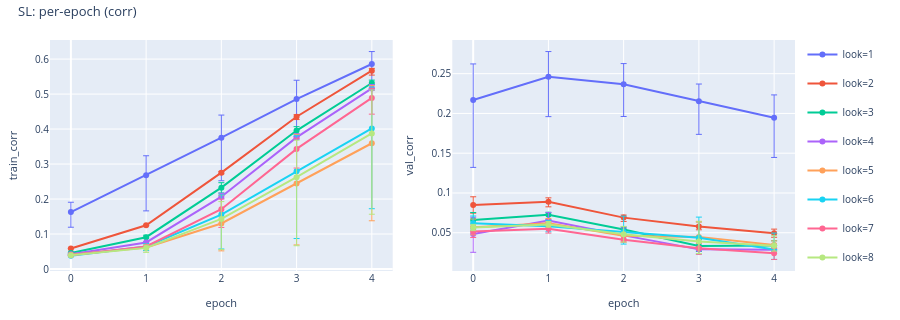
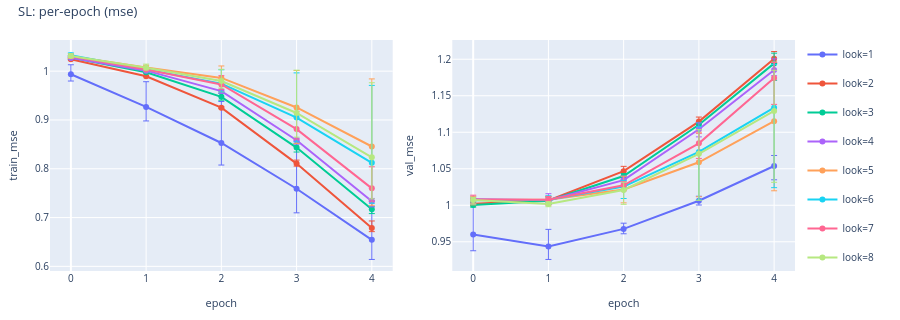
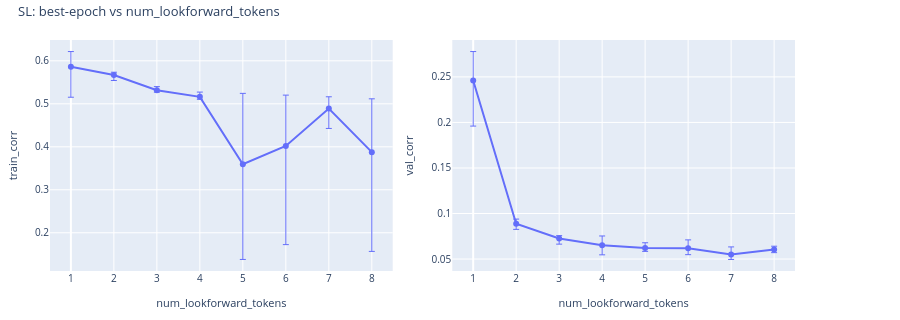

The notebook cell saved with these charts, in order:
### Markdown cell above
## Supervised-learning

### Code cell
sl = CorpusRegressionAnalysisConfig.from_sl_sweep(artifacts_root=ARTIFACTS)
if sl is None:
    print("SL: no artifacts")
else:
    sl.describe("SL")
    display(
        sl.plot_vs_epoch(
            "corr",
            title="SL: per-epoch (corr)",
            show_seed_bar=True,
            save_path=WRITEUP_ASSETS / "sl_per_epoch_corr.html",
        )
    )
    display(
        sl.plot_vs_epoch(
            "mse",
            title="SL: per-epoch (mse)",
            show_seed_bar=True,
            save_path=WRITEUP_ASSETS / "sl_per_epoch_mse.html",
        )
    )
    display(
        sl.plot_vs_lookforward(
            title="SL: best-epoch vs num_lookforward_tokens",
            x_scale="uniform",
            show_seed_bar=True,
            save_path=WRITEUP_ASSETS / "sl_vs_lookforward.html",
        )
    )

### Figure 1 — Plotly figure (JSON) as saved in the notebook; plotly's stock layout.template omitted (floating-point values rounded to 4 significant figures)
{"data": [{"customdata": [[1, 3], [1, 3], [1, 3], [1, 3], [1, 3]], "error_y": {"array": [0.02806, 0.05552, 0.06459, 0.05393, 0.03554], "arrayminus": [0.04332, 0.1021, 0.1232, 0.1067, 0.07074], "symmetric": false, "thickness": 1, "type": "data", "width": 3}, "hovertemplate": "epoch: %{x}<br>train_corr: %{y}<br>num_lookforward_tokens: %{customdata[0]}<br>n_seeds: %{customdata[1]}<extra>look=1</extra>", "legendgroup": "look=1", "line": {"color": "#636EFA"}, "marker": {"color": "#636EFA"}, "mode": "lines+markers", "name": "look=1", "showlegend": true, "type": "scatter", "x": [0, 1, 2, 3, 4], "xaxis": "x", "y": [0.1628, 0.2682, 0.3754, 0.4856, 0.586], "yaxis": "y"}, {"customdata": [[2, 3], [2, 3], [2, 3], [2, 3], [2, 3]], "error_y": {"array": [0.0008516, 0.0009567, 0.003672, 0.005882, 0.006633], "arrayminus": [0.0005598, 0.001365, 0.003331, 0.008018, 0.01257], "symmetric": false, "thickness": 1, "type": "data", "width": 3}, "hovertemplate": "epoch: %{x}<br>train_corr: %{y}<br>num_lookforward_tokens: %{customdata[0]}<br>n_seeds: %{customdata[1]}<extra>look=2</extra>", "legendgroup": "look=2", "line": {"color": "#EF553B"}, "marker": {"color": "#EF553B"}, "mode": "lines+markers", "name": "look=2", "showlegend": true, "type": "scatter", "x": [0, 1, 2, 3, 4], "xaxis": "x", "y": [0.05875, 0.125, 0.2755, 0.4352, 0.5668], "yaxis": "y"}, {"customdata": [[3, 3], [3, 3], [3, 3], [3, 3], [3, 3]], "error_y": {"array": [0.001822, 0.005696, 0.0141, 0.01123, 0.008238], "arrayminus": [0.001324, 0.003477, 0.01524, 0.0103, 0.004699], "symmetric": false, "thickness": 1, "type": "data", "width": 3}, "hovertemplate": "epoch: %{x}<br>train_corr: %{y}<br>num_lookforward_tokens: %{customdata[0]}<br>n_seeds: %{customdata[1]}<extra>look=3</extra>", "legendgroup": "look=3", "line": {"color": "#00CC96"}, "marker": {"color": "#00CC96"}, "mode": "lines+markers", "name": "look=3", "showlegend": true, "type": "scatter", "x": [0, 1, 2, 3, 4], "xaxis": "x", "y": [0.046, 0.091, 0.2327, 0.3957, 0.5317], "yaxis": "y"}, {"customdata": [[4, 3], [4, 3], [4, 3], [4, 3], [4, 3]], "error_y": {"array": [0.0008571, 0.002675, 0.009752, 0.01068, 0.0111], "arrayminus": [0.000944, 0.00134, 0.005564, 0.005568, 0.005702], "symmetric": false, "thickness": 1, "type": "data", "width": 3}, "hovertemplate": "epoch: %{x}<br>train_corr: %{y}<br>num_lookforward_tokens: %{customdata[0]}<br>n_seeds: %{customdata[1]}<extra>look=4</extra>", "legendgroup": "look=4", "line": {"color": "#AB63FA"}, "marker": {"color": "#AB63FA"}, "mode": "lines+markers", "name": "look=4", "showlegend": true, "type": "scatter", "x": [0, 1, 2, 3, 4], "xaxis": "x", "y": [0.04234, 0.07605, 0.2068, 0.3763, 0.5162], "yaxis": "y"}, {"customdata": [[5, 3], [5, 3], [5, 3], [5, 3], [5, 3]], "error_y": {"array": [0.001798, 0.0114, 0.0806, 0.1402, 0.1648], "arrayminus": [0.001915, 0.009038, 0.07836, 0.1758, 0.2216], "symmetric": false, "thickness": 1, "type": "data", "width": 3}, "hovertemplate": "epoch: %{x}<br>train_corr: %{y}<br>num_lookforward_tokens: %{customdata[0]}<br>n_seeds: %{customdata[1]}<extra>look=5</extra>", "legendgroup": "look=5", "line": {"color": "#FFA15A"}, "marker": {"color": "#FFA15A"}, "mode": "lines+markers", "name": "look=5", "showlegend": true, "type": "scatter", "x": [0, 1, 2, 3, 4], "xaxis": "x", "y": [0.04056, 0.06144, 0.1303, 0.2447, 0.3595], "yaxis": "y"}, {"customdata": [[6, 3], [6, 3], [6, 3], [6, 3], [6, 3]], "error_y": {"array": [0.001908, 0.008614, 0.05608, 0.1013, 0.1182], "arrayminus": [0.002006, 0.01158, 0.09833, 0.1925, 0.2295], "symmetric": false, "thickness": 1, "type": "data", "width": 3}, "hovertemplate": "epoch: %{x}<br>train_corr: %{y}<br>num_lookforward_tokens: %{customdata[0]}<br>n_seeds: %{customdata[1]}<extra>look=6</extra>", "legendgroup": "look=6", "line": {"color": "#19D3F3"}, "marker": {"color": "#19D3F3"}, "mode": "lines+markers", "name": "look=6", "showlegend": true, "type": "scatter", "x": [0, 1, 2, 3, 4], "xaxis": "x", "y": [0.03811, 0.06432, 0.1557, 0.2797, 0.402], "yaxis": "y"}, {"customdata": [[7, 3], [7, 3], [7, 3], [7, 3], [7, 3]], "error_y": {"array": [0.0009109, 0.003423, 0.02916, 0.03053, 0.02728], "arrayminus": [0.001196, 0.005707, 0.05203, 0.05461, 0.04637], "symmetric": false, "thickness": 1, "type": "data", "width": 3}, "hovertemplate": "epoch: %{x}<br>train_corr: %{y}<br>num_lookforward_tokens: %{customdata[0]}<br>n_seeds: %{customdata[1]}<extra>look=7</extra>", "legendgroup": "look=7", "line": {"color": "#FF6692"}, "marker": {"color": "#FF6692"}, "mode": "lines+markers", "name": "look=7", "showlegend": true, "type": "scatter", "x": [0, 1, 2, 3, 4], "xaxis": "x", "y": [0.0393, 0.06452, 0.1709, 0.3432, 0.489], "yaxis": "y"}, {"customdata": [[8, 3], [8, 3], [8, 3], [8, 3], [8, 3]], "error_y": {"array": [0.000879, 0.007909, 0.04935, 0.1056, 0.1241], "arrayminus": [0.001308, 0.01288, 0.08771, 0.1961, 0.2309], "symmetric": false, "thickness": 1, "type": "data", "width": 3}, "hovertemplate": "epoch: %{x}<br>train_corr: %{y}<br>num_lookforward_tokens: %{customdata[0]}<br>n_seeds: %{customdata[1]}<extra>look=8</extra>", "legendgroup": "look=8", "line": {"color": "#B6E880"}, "marker": {"color": "#B6E880"}, "mode": "lines+markers", "name": "look=8", "showlegend": true, "type": "scatter", "x": [0, 1, 2, 3, 4], "xaxis": "x", "y": [0.03953, 0.06044, 0.1433, 0.2626, 0.3875], "yaxis": "y"}, {"customdata": [[1, 3], [1, 3], [1, 3], [1, 3], [1, 3]], "error_y": {"array": [0.04536, 0.03172, 0.02611, 0.02162, 0.02864], "arrayminus": [0.08474, 0.05011, 0.04042, 0.04167, 0.05], "symmetric": false, "thickness": 1, "type": "data", "width": 3}, "hovertemplate": "epoch: %{x}<br>val_corr: %{y}<br>num_lookforward_tokens: %{customdata[0]}<br>n_seeds: %{customdata[1]}<extra>look=1</extra>", "legendgroup": "look=1", "line": {"color": "#636EFA"}, "marker": {"color": "#636EFA"}, "mode": "lines+markers", "name": "look=1", "showlegend": false, "type": "scatter", "x": [0, 1, 2, 3, 4], "xaxis": "x2", "y": [0.2169, 0.2461, 0.2366, 0.2154, 0.1946], "yaxis": "y2"}, {"customdata": [[2, 3], [2, 3], [2, 3], [2, 3], [2, 3]], "error_y": {"array": [0.01045, 0.005028, 0.003217, 0.005752, 0.005335], "arrayminus": [0.01013, 0.006286, 0.004775, 0.004076, 0.004928], "symmetric": false, "thickness": 1, "type": "data", "width": 3}, "hovertemplate": "epoch: %{x}<br>val_corr: %{y}<br>num_lookforward_tokens: %{customdata[0]}<br>n_seeds: %{customdata[1]}<extra>look=2</extra>", "legendgroup": "look=2", "line": {"color": "#EF553B"}, "marker": {"color": "#EF553B"}, "mode": "lines+markers", "name": "look=2", "showlegend": false, "type": "scatter", "x": [0, 1, 2, 3, 4], "xaxis": "x2", "y": [0.08475, 0.08885, 0.06901, 0.05776, 0.04921], "yaxis": "y2"}, {"customdata": [[3, 3], [3, 3], [3, 3], [3, 3], [3, 3]], "error_y": {"array": [0.009346, 0.0032, 0.003103, 0.008091, 0.005745], "arrayminus": [0.01378, 0.006168, 0.002964, 0.006976, 0.007172], "symmetric": false, "thickness": 1, "type": "data", "width": 3}, "hovertemplate": "epoch: %{x}<br>val_corr: %{y}<br>num_lookforward_tokens: %{customdata[0]}<br>n_seeds: %{customdata[1]}<extra>look=3</extra>", "legendgroup": "look=3", "line": {"color": "#00CC96"}, "marker": {"color": "#00CC96"}, "mode": "lines+markers", "name": "look=3", "showlegend": false, "type": "scatter", "x": [0, 1, 2, 3, 4], "xaxis": "x2", "y": [0.06609, 0.07253, 0.0541, 0.03348, 0.0341], "yaxis": "y2"}, {"customdata": [[4, 3], [4, 3], [4, 3], [4, 3], [4, 3]], "error_y": {"array": [0.02117, 0.0101, 0.009378, 0.001951, 0.0007639], "arrayminus": [0.02293, 0.01062, 0.004893, 0.001067, 0.0007353], "symmetric": false, "thickness": 1, "type": "data", "width": 3}, "hovertemplate": "epoch: %{x}<br>val_corr: %{y}<br>num_lookforward_tokens: %{customdata[0]}<br>n_seeds: %{customdata[1]}<extra>look=4</extra>", "legendgroup": "look=4", "line": {"color": "#AB63FA"}, "marker": {"color": "#AB63FA"}, "mode": "lines+markers", "name": "look=4", "showlegend": false, "type": "scatter", "x": [0, 1, 2, 3, 4], "xaxis": "x2", "y": [0.04833, 0.06524, 0.04668, 0.0291, 0.02856], "yaxis": "y2"}, {"customdata": [[5, 3], [5, 3], [5, 3], [5, 3], [5, 3]], "error_y": {"array": [0.0104, 0.0059, 0.004412, 0.01956, 0.005079], "arrayminus": [0.0095, 0.003571, 0.00801, 0.01299, 0.003037], "symmetric": false, "thickness": 1, "type": "data", "width": 3}, "hovertemplate": "epoch: %{x}<br>val_corr: %{y}<br>num_lookforward_tokens: %{customdata[0]}<br>n_seeds: %{customdata[1]}<extra>look=5</extra>", "legendgroup": "look=5", "line": {"color": "#FFA15A"}, "marker": {"color": "#FFA15A"}, "mode": "lines+markers", "name": "look=5", "showlegend": false, "type": "scatter", "x": [0, 1, 2, 3, 4], "xaxis": "x2", "y": [0.05685, 0.062, 0.04632, 0.04479, 0.03468], "yaxis": "y2"}, {"customdata": [[6, 3], [6, 3], [6, 3], [6, 3], [6, 3]], "error_y": {"array": [0.009112, 0.006889, 0.01993, 0.0261, 0.02056], "arrayminus": [0.007132, 0.007121, 0.01518, 0.02028, 0.01253], "symmetric": false, "thickness": 1, "type": "data", "width": 3}, "hovertemplate": "epoch: %{x}<br>val_corr: %{y}<br>num_lookforward_tokens: %{customdata[0]}<br>n_seeds: %{customdata[1]}<extra>look=6</extra>", "legendgroup": "look=6", "line": {"color": "#19D3F3"}, "marker": {"color": "#19D3F3"}, "mode": "lines+markers", "name": "look=6", "showlegend": false, "type": "scatter", "x": [0, 1, 2, 3, 4], "xaxis": "x2", "y": [0.06194, 0.05825, 0.05091, 0.04356, 0.02899], "yaxis": "y2"}, {"customdata": [[7, 3], [7, 3], [7, 3], [7, 3], [7, 3]], "error_y": {"array": [0.00661, 0.008194, 0.005145, 0.006073, 0.006057], "arrayminus": [0.007502, 0.005559, 0.002847, 0.007453, 0.007886], "symmetric": false, "thickness": 1, "type": "data", "width": 3}, "hovertemplate": "epoch: %{x}<br>val_corr: %{y}<br>num_lookforward_tokens: %{customdata[0]}<br>n_seeds: %{customdata[1]}<extra>look=7</extra>", "legendgroup": "look=7", "line": {"color": "#FF6692"}, "marker": {"color": "#FF6692"}, "mode": "lines+markers", "name": "look=7", "showlegend": false, "type": "scatter", "x": [0, 1, 2, 3, 4], "xaxis": "x2", "y": [0.05155, 0.05512, 0.04115, 0.03041, 0.0243], "yaxis": "y2"}, {"customdata": [[8, 3], [8, 3], [8, 3], [8, 3], [8, 3]], "error_y": {"array": [0.003899, 0.003731, 0.009823, 0.02498, 0.01252], "arrayminus": [0.003941, 0.003336, 0.009978, 0.01497, 0.006822], "symmetric": false, "thickness": 1, "type": "data", "width": 3}, "hovertemplate": "epoch: %{x}<br>val_corr: %{y}<br>num_lookforward_tokens: %{customdata[0]}<br>n_seeds: %{customdata[1]}<extra>look=8</extra>", "legendgroup": "look=8", "line": {"color": "#B6E880"}, "marker": {"color": "#B6E880"}, "mode": "lines+markers", "name": "look=8", "showlegend": false, "type": "scatter", "x": [0, 1, 2, 3, 4], "xaxis": "x2", "y": [0.0566, 0.06037, 0.04816, 0.03884, 0.03376], "yaxis": "y2"}], "layout": {"font": {"size": 11}, "height": 320, "legend": {"font": {"size": 10}, "x": 1.01, "xanchor": "left", "y": 1, "yanchor": "top"}, "margin": {"b": 40, "l": 50, "r": 105, "t": 40}, "title": {"font": {"size": 13}, "text": "SL: per-epoch (corr)", "x": 0.02, "xanchor": "left", "y": 0.98, "yanchor": "top"}, "xaxis": {"anchor": "y", "domain": [0, 0.46], "tickfont": {"size": 10}, "title": {"font": {"size": 11}, "text": "epoch"}}, "xaxis2": {"anchor": "y2", "domain": [0.54, 1], "tickfont": {"size": 10}, "title": {"font": {"size": 11}, "text": "epoch"}}, "yaxis": {"anchor": "x", "domain": [0, 1], "tickfont": {"size": 10}, "title": {"font": {"size": 11}, "text": "train_corr"}}, "yaxis2": {"anchor": "x2", "domain": [0, 1], "tickfont": {"size": 10}, "title": {"font": {"size": 11}, "text": "val_corr"}}}}

### Figure 2 — Plotly figure (JSON) as saved in the notebook; plotly's stock layout.template omitted (floating-point values rounded to 4 significant figures)
{"data": [{"customdata": [[1, 3], [1, 3], [1, 3], [1, 3], [1, 3]], "error_y": {"array": [0.01948, 0.05169, 0.08499, 0.09739, 0.08], "arrayminus": [0.01386, 0.02871, 0.04517, 0.04932, 0.04023], "symmetric": false, "thickness": 1, "type": "data", "width": 3}, "hovertemplate": "epoch: %{x}<br>train_mse: %{y}<br>num_lookforward_tokens: %{customdata[0]}<br>n_seeds: %{customdata[1]}<extra>look=1</extra>", "legendgroup": "look=1", "line": {"color": "#636EFA"}, "marker": {"color": "#636EFA"}, "mode": "lines+markers", "name": "look=1", "showlegend": true, "type": "scatter", "x": [0, 1, 2, 3, 4], "xaxis": "x", "y": [0.9936, 0.9267, 0.8528, 0.759, 0.6544], "yaxis": "y"}, {"customdata": [[2, 3], [2, 3], [2, 3], [2, 3], [2, 3]], "error_y": {"array": [0.001802, 0.0002277, 0.001645, 0.0071, 0.01429], "arrayminus": [0.001699, 0.0003558, 0.002115, 0.005196, 0.007544], "symmetric": false, "thickness": 1, "type": "data", "width": 3}, "hovertemplate": "epoch: %{x}<br>train_mse: %{y}<br>num_lookforward_tokens: %{customdata[0]}<br>n_seeds: %{customdata[1]}<extra>look=2</extra>", "legendgroup": "look=2", "line": {"color": "#EF553B"}, "marker": {"color": "#EF553B"}, "mode": "lines+markers", "name": "look=2", "showlegend": true, "type": "scatter", "x": [0, 1, 2, 3, 4], "xaxis": "x", "y": [1.024, 0.9896, 0.9253, 0.8106, 0.6787], "yaxis": "y"}, {"customdata": [[3, 3], [3, 3], [3, 3], [3, 3], [3, 3]], "error_y": {"array": [0.00339, 0.0008643, 0.007069, 0.008057, 0.005057], "arrayminus": [0.00398, 0.001656, 0.006855, 0.009062, 0.008939], "symmetric": false, "thickness": 1, "type": "data", "width": 3}, "hovertemplate": "epoch: %{x}<br>train_mse: %{y}<br>num_lookforward_tokens: %{customdata[0]}<br>n_seeds: %{customdata[1]}<extra>look=3</extra>", "legendgroup": "look=3", "line": {"color": "#00CC96"}, "marker": {"color": "#00CC96"}, "mode": "lines+markers", "name": "look=3", "showlegend": true, "type": "scatter", "x": [0, 1, 2, 3, 4], "xaxis": "x", "y": [1.028, 0.9979, 0.9473, 0.8434, 0.7171], "yaxis": "y"}, {"customdata": [[4, 3], [4, 3], [4, 3], [4, 3], [4, 3]], "error_y": {"array": [0.0007025, 0.0002709, 0.00258, 0.004098, 0.005798], "arrayminus": [0.0009211, 0.0003873, 0.004399, 0.00804, 0.01142], "symmetric": false, "thickness": 1, "type": "data", "width": 3}, "hovertemplate": "epoch: %{x}<br>train_mse: %{y}<br>num_lookforward_tokens: %{customdata[0]}<br>n_seeds: %{customdata[1]}<extra>look=4</extra>", "legendgroup": "look=4", "line": {"color": "#AB63FA"}, "marker": {"color": "#AB63FA"}, "mode": "lines+markers", "name": "look=4", "showlegend": true, "type": "scatter", "x": [0, 1, 2, 3, 4], "xaxis": "x", "y": [1.027, 1.001, 0.9591, 0.8585, 0.7334], "yaxis": "y"}, {"customdata": [[5, 3], [5, 3], [5, 3], [5, 3], [5, 3]], "error_y": {"array": [0.004975, 0.004526, 0.02442, 0.07574, 0.1385], "arrayminus": [0.004944, 0.005713, 0.02864, 0.07361, 0.1206], "symmetric": false, "thickness": 1, "type": "data", "width": 3}, "hovertemplate": "epoch: %{x}<br>train_mse: %{y}<br>num_lookforward_tokens: %{customdata[0]}<br>n_seeds: %{customdata[1]}<extra>look=5</extra>", "legendgroup": "look=5", "line": {"color": "#FFA15A"}, "marker": {"color": "#FFA15A"}, "mode": "lines+markers", "name": "look=5", "showlegend": true, "type": "scatter", "x": [0, 1, 2, 3, 4], "xaxis": "x", "y": [1.031, 1.007, 0.9862, 0.9256, 0.8456], "yaxis": "y"}, {"customdata": [[6, 3], [6, 3], [6, 3], [6, 3], [6, 3]], "error_y": {"array": [0.004884, 0.001515, 0.02834, 0.09166, 0.1585], "arrayminus": [0.004117, 0.001487, 0.01716, 0.04975, 0.083], "symmetric": false, "thickness": 1, "type": "data", "width": 3}, "hovertemplate": "epoch: %{x}<br>train_mse: %{y}<br>num_lookforward_tokens: %{customdata[0]}<br>n_seeds: %{customdata[1]}<extra>look=6</extra>", "legendgroup": "look=6", "line": {"color": "#19D3F3"}, "marker": {"color": "#19D3F3"}, "mode": "lines+markers", "name": "look=6", "showlegend": true, "type": "scatter", "x": [0, 1, 2, 3, 4], "xaxis": "x", "y": [1.032, 1.003, 0.9745, 0.9048, 0.8123], "yaxis": "y"}, {"customdata": [[7, 3], [7, 3], [7, 3], [7, 3], [7, 3]], "error_y": {"array": [0.0004935, 0.00104, 0.01797, 0.03637, 0.04425], "arrayminus": [0.0004186, 0.0005664, 0.009935, 0.02043, 0.02627], "symmetric": false, "thickness": 1, "type": "data", "width": 3}, "hovertemplate": "epoch: %{x}<br>train_mse: %{y}<br>num_lookforward_tokens: %{customdata[0]}<br>n_seeds: %{customdata[1]}<extra>look=7</extra>", "legendgroup": "look=7", "line": {"color": "#FF6692"}, "marker": {"color": "#FF6692"}, "mode": "lines+markers", "name": "look=7", "showlegend": true, "type": "scatter", "x": [0, 1, 2, 3, 4], "xaxis": "x", "y": [1.03, 1.003, 0.9727, 0.8813, 0.7598], "yaxis": "y"}, {"customdata": [[8, 3], [8, 3], [8, 3], [8, 3], [8, 3]], "error_y": {"array": [0.004704, 0.007433, 0.02413, 0.08781, 0.1528], "arrayminus": [0.002527, 0.004341, 0.01438, 0.04943, 0.08513], "symmetric": false, "thickness": 1, "type": "data", "width": 3}, "hovertemplate": "epoch: %{x}<br>train_mse: %{y}<br>num_lookforward_tokens: %{customdata[0]}<br>n_seeds: %{customdata[1]}<extra>look=8</extra>", "legendgroup": "look=8", "line": {"color": "#B6E880"}, "marker": {"color": "#B6E880"}, "mode": "lines+markers", "name": "look=8", "showlegend": true, "type": "scatter", "x": [0, 1, 2, 3, 4], "xaxis": "x", "y": [1.031, 1.007, 0.9797, 0.9143, 0.8234], "yaxis": "y"}, {"customdata": [[1, 3], [1, 3], [1, 3], [1, 3], [1, 3]], "error_y": {"array": [0.04317, 0.0234, 0.00784, 0.006132, 0.01443], "arrayminus": [0.02217, 0.0178, 0.006688, 0.005877, 0.01889], "symmetric": false, "thickness": 1, "type": "data", "width": 3}, "hovertemplate": "epoch: %{x}<br>val_mse: %{y}<br>num_lookforward_tokens: %{customdata[0]}<br>n_seeds: %{customdata[1]}<extra>look=1</extra>", "legendgroup": "look=1", "line": {"color": "#636EFA"}, "marker": {"color": "#636EFA"}, "mode": "lines+markers", "name": "look=1", "showlegend": false, "type": "scatter", "x": [0, 1, 2, 3, 4], "xaxis": "x2", "y": [0.9599, 0.9436, 0.9676, 1.006, 1.054], "yaxis": "y2"}, {"customdata": [[2, 3], [2, 3], [2, 3], [2, 3], [2, 3]], "error_y": {"array": [0.004017, 0.003979, 0.006587, 0.006265, 0.009755], "arrayminus": [0.002737, 0.005193, 0.008908, 0.003399, 0.00602], "symmetric": false, "thickness": 1, "type": "data", "width": 3}, "hovertemplate": "epoch: %{x}<br>val_mse: %{y}<br>num_lookforward_tokens: %{customdata[0]}<br>n_seeds: %{customdata[1]}<extra>look=2</extra>", "legendgroup": "look=2", "line": {"color": "#EF553B"}, "marker": {"color": "#EF553B"}, "mode": "lines+markers", "name": "look=2", "showlegend": false, "type": "scatter", "x": [0, 1, 2, 3, 4], "xaxis": "x2", "y": [1.002, 1.007, 1.047, 1.115, 1.201], "yaxis": "y2"}, {"customdata": [[3, 3], [3, 3], [3, 3], [3, 3], [3, 3]], "error_y": {"array": [0.004474, 0.005768, 0.003375, 0.002482, 0.01401], "arrayminus": [0.002797, 0.004922, 0.004469, 0.004203, 0.02312], "symmetric": false, "thickness": 1, "type": "data", "width": 3}, "hovertemplate": "epoch: %{x}<br>val_mse: %{y}<br>num_lookforward_tokens: %{customdata[0]}<br>n_seeds: %{customdata[1]}<extra>look=3</extra>", "legendgroup": "look=3", "line": {"color": "#00CC96"}, "marker": {"color": "#00CC96"}, "mode": "lines+markers", "name": "look=3", "showlegend": false, "type": "scatter", "x": [0, 1, 2, 3, 4], "xaxis": "x2", "y": [1.0, 1.006, 1.04, 1.11, 1.194], "yaxis": "y2"}, {"customdata": [[4, 3], [4, 3], [4, 3], [4, 3], [4, 3]], "error_y": {"array": [0.003923, 0.008941, 0.005365, 0.008728, 0.01531], "arrayminus": [0.007065, 0.005172, 0.003816, 0.01045, 0.007759], "symmetric": false, "thickness": 1, "type": "data", "width": 3}, "hovertemplate": "epoch: %{x}<br>val_mse: %{y}<br>num_lookforward_tokens: %{customdata[0]}<br>n_seeds: %{customdata[1]}<extra>look=4</extra>", "legendgroup": "look=4", "line": {"color": "#AB63FA"}, "marker": {"color": "#AB63FA"}, "mode": "lines+markers", "name": "look=4", "showlegend": false, "type": "scatter", "x": [0, 1, 2, 3, 4], "xaxis": "x2", "y": [1.009, 1.007, 1.034, 1.104, 1.185], "yaxis": "y2"}, {"customdata": [[5, 3], [5, 3], [5, 3], [5, 3], [5, 3]], "error_y": {"array": [0.004417, 0.005067, 0.01812, 0.04124, 0.0812], "arrayminus": [0.006917, 0.003535, 0.01834, 0.04716, 0.09526], "symmetric": false, "thickness": 1, "type": "data", "width": 3}, "hovertemplate": "epoch: %{x}<br>val_mse: %{y}<br>num_lookforward_tokens: %{customdata[0]}<br>n_seeds: %{customdata[1]}<extra>look=5</extra>", "legendgroup": "look=5", "line": {"color": "#FFA15A"}, "marker": {"color": "#FFA15A"}, "mode": "lines+markers", "name": "look=5", "showlegend": false, "type": "scatter", "x": [0, 1, 2, 3, 4], "xaxis": "x2", "y": [1.007, 1.007, 1.022, 1.059, 1.115], "yaxis": "y2"}, {"customdata": [[6, 3], [6, 3], [6, 3], [6, 3], [6, 3]], "error_y": {"array": [0.003575, 0.005361, 0.008493, 0.03457, 0.05921], "arrayminus": [0.004693, 0.00407, 0.01632, 0.06567, 0.1095], "symmetric": false, "thickness": 1, "type": "data", "width": 3}, "hovertemplate": "epoch: %{x}<br>val_mse: %{y}<br>num_lookforward_tokens: %{customdata[0]}<br>n_seeds: %{customdata[1]}<extra>look=6</extra>", "legendgroup": "look=6", "line": {"color": "#19D3F3"}, "marker": {"color": "#19D3F3"}, "mode": "lines+markers", "name": "look=6", "showlegend": false, "type": "scatter", "x": [0, 1, 2, 3, 4], "xaxis": "x2", "y": [1.007, 1.008, 1.026, 1.073, 1.134], "yaxis": "y2"}, {"customdata": [[7, 3], [7, 3], [7, 3], [7, 3], [7, 3]], "error_y": {"array": [0.006153, 0.004516, 0.005122, 0.01369, 0.02127], "arrayminus": [0.005025, 0.007523, 0.00756, 0.02059, 0.0361], "symmetric": false, "thickness": 1, "type": "data", "width": 3}, "hovertemplate": "epoch: %{x}<br>val_mse: %{y}<br>num_lookforward_tokens: %{customdata[0]}<br>n_seeds: %{customdata[1]}<extra>look=7</extra>", "legendgroup": "look=7", "line": {"color": "#FF6692"}, "marker": {"color": "#FF6692"}, "mode": "lines+markers", "name": "look=7", "showlegend": false, "type": "scatter", "x": [0, 1, 2, 3, 4], "xaxis": "x2", "y": [1.008, 1.007, 1.027, 1.085, 1.174], "yaxis": "y2"}, {"customdata": [[8, 3], [8, 3], [8, 3], [8, 3], [8, 3]], "error_y": {"array": [0.003681, 0.002817, 0.01066, 0.03313, 0.05562], "arrayminus": [0.005485, 0.003864, 0.01964, 0.06361, 0.09776], "symmetric": false, "thickness": 1, "type": "data", "width": 3}, "hovertemplate": "epoch: %{x}<br>val_mse: %{y}<br>num_lookforward_tokens: %{customdata[0]}<br>n_seeds: %{customdata[1]}<extra>look=8</extra>", "legendgroup": "look=8", "line": {"color": "#B6E880"}, "marker": {"color": "#B6E880"}, "mode": "lines+markers", "name": "look=8", "showlegend": false, "type": "scatter", "x": [0, 1, 2, 3, 4], "xaxis": "x2", "y": [1.007, 1.002, 1.021, 1.07, 1.129], "yaxis": "y2"}], "layout": {"font": {"size": 11}, "height": 320, "legend": {"font": {"size": 10}, "x": 1.01, "xanchor": "left", "y": 1, "yanchor": "top"}, "margin": {"b": 40, "l": 50, "r": 105, "t": 40}, "title": {"font": {"size": 13}, "text": "SL: per-epoch (mse)", "x": 0.02, "xanchor": "left", "y": 0.98, "yanchor": "top"}, "xaxis": {"anchor": "y", "domain": [0, 0.46], "tickfont": {"size": 10}, "title": {"font": {"size": 11}, "text": "epoch"}}, "xaxis2": {"anchor": "y2", "domain": [0.54, 1], "tickfont": {"size": 10}, "title": {"font": {"size": 11}, "text": "epoch"}}, "yaxis": {"anchor": "x", "domain": [0, 1], "tickfont": {"size": 10}, "title": {"font": {"size": 11}, "text": "train_mse"}}, "yaxis2": {"anchor": "x2", "domain": [0, 1], "tickfont": {"size": 10}, "title": {"font": {"size": 11}, "text": "val_mse"}}}}

### Figure 3 — Plotly figure (JSON) as saved in the notebook; plotly's stock layout.template omitted (floating-point values rounded to 4 significant figures)
{"data": [{"customdata": [[1, 4, 3, "look=1"], [2, 4, 3, "look=2"], [3, 4, 3, "look=3"], [4, 4, 3, "look=4"], [5, 4, 3, "look=5"], [6, 4, 3, "look=6"], [7, 4, 3, "look=7"], [8, 4, 3, "look=8"]], "error_y": {"array": [0.03554, 0.006633, 0.008238, 0.0111, 0.1648, 0.1182, 0.02728, 0.1241], "arrayminus": [0.07074, 0.01257, 0.004699, 0.005702, 0.2216, 0.2295, 0.04637, 0.2309], "symmetric": false, "thickness": 1, "type": "data", "width": 3}, "hovertemplate": "num_lookforward_tokens: %{customdata[0]}<br>train_corr: %{y}<br>epoch: %{customdata[1]}<br>n_seeds: %{customdata[2]}<extra>%{customdata[3]}</extra>", "legendgroup": "all", "line": {"color": "#636EFA"}, "marker": {"color": "#636EFA"}, "mode": "lines+markers", "name": "all", "showlegend": false, "type": "scatter", "x": [0, 1, 2, 3, 4, 5, 6, 7], "xaxis": "x", "y": [0.586, 0.5668, 0.5317, 0.5162, 0.3595, 0.402, 0.489, 0.3875], "yaxis": "y"}, {"customdata": [[1, 1, 3, "look=1"], [2, 1, 3, "look=2"], [3, 1, 3, "look=3"], [4, 1, 3, "look=4"], [5, 1, 3, "look=5"], [6, 0, 3, "look=6"], [7, 1, 3, "look=7"], [8, 1, 3, "look=8"]], "error_y": {"array": [0.03172, 0.005028, 0.0032, 0.0101, 0.0059, 0.009112, 0.008194, 0.003731], "arrayminus": [0.05011, 0.006286, 0.006168, 0.01062, 0.003571, 0.007132, 0.005559, 0.003336], "symmetric": false, "thickness": 1, "type": "data", "width": 3}, "hovertemplate": "num_lookforward_tokens: %{customdata[0]}<br>val_corr: %{y}<br>epoch: %{customdata[1]}<br>n_seeds: %{customdata[2]}<extra>%{customdata[3]}</extra>", "legendgroup": "all", "line": {"color": "#636EFA"}, "marker": {"color": "#636EFA"}, "mode": "lines+markers", "name": "all", "showlegend": false, "type": "scatter", "x": [0, 1, 2, 3, 4, 5, 6, 7], "xaxis": "x2", "y": [0.2461, 0.08885, 0.07253, 0.06524, 0.062, 0.06194, 0.05512, 0.06037], "yaxis": "y2"}], "layout": {"font": {"size": 11}, "height": 320, "legend": {"font": {"size": 10}, "x": 1.01, "xanchor": "left", "y": 1, "yanchor": "top"}, "margin": {"b": 40, "l": 50, "r": 105, "t": 40}, "title": {"font": {"size": 13}, "text": "SL: best-epoch vs num_lookforward_tokens", "x": 0.02, "xanchor": "left", "y": 0.98, "yanchor": "top"}, "xaxis": {"anchor": "y", "domain": [0, 0.46], "tickfont": {"size": 10}, "tickmode": "array", "ticktext": ["1", "2", "3", "4", "5", "6", "7", "8"], "tickvals": [0, 1, 2, 3, 4, 5, 6, 7], "title": {"font": {"size": 11}, "text": "num_lookforward_tokens"}}, "xaxis2": {"anchor": "y2", "domain": [0.54, 1], "tickfont": {"size": 10}, "tickmode": "array", "ticktext": ["1", "2", "3", "4", "5", "6", "7", "8"], "tickvals": [0, 1, 2, 3, 4, 5, 6, 7], "title": {"font": {"size": 11}, "text": "num_lookforward_tokens"}}, "yaxis": {"anchor": "x", "domain": [0, 1], "tickfont": {"size": 10}, "title": {"font": {"size": 11}, "text": "train_corr"}}, "yaxis2": {"anchor": "x2", "domain": [0, 1], "tickfont": {"size": 10}, "title": {"font": {"size": 11}, "text": "val_corr"}}}}
